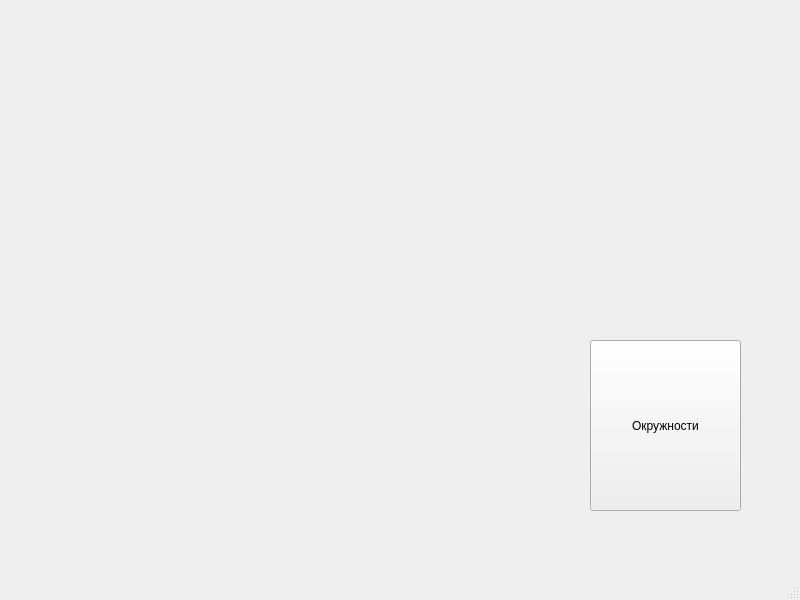
<?xml version="1.0" encoding="UTF-8"?>
<ui version="4.0">
 <class>MainWindow</class>
 <widget class="QMainWindow" name="MainWindow">
  <property name="geometry">
   <rect>
    <x>0</x>
    <y>0</y>
    <width>800</width>
    <height>600</height>
   </rect>
  </property>
  <property name="windowTitle">
   <string>MainWindow</string>
  </property>
  <widget class="QWidget" name="centralwidget">
   <widget class="QPushButton" name="pushButton">
    <property name="geometry">
     <rect>
      <x>590</x>
      <y>340</y>
      <width>151</width>
      <height>171</height>
     </rect>
    </property>
    <property name="text">
     <string>Окружности</string>
    </property>
   </widget>
  </widget>
  <widget class="QMenuBar" name="menubar">
   <property name="geometry">
    <rect>
     <x>0</x>
     <y>0</y>
     <width>800</width>
     <height>22</height>
    </rect>
   </property>
  </widget>
  <widget class="QStatusBar" name="statusbar"/>
 </widget>
 <resources/>
 <connections/>
</ui>
